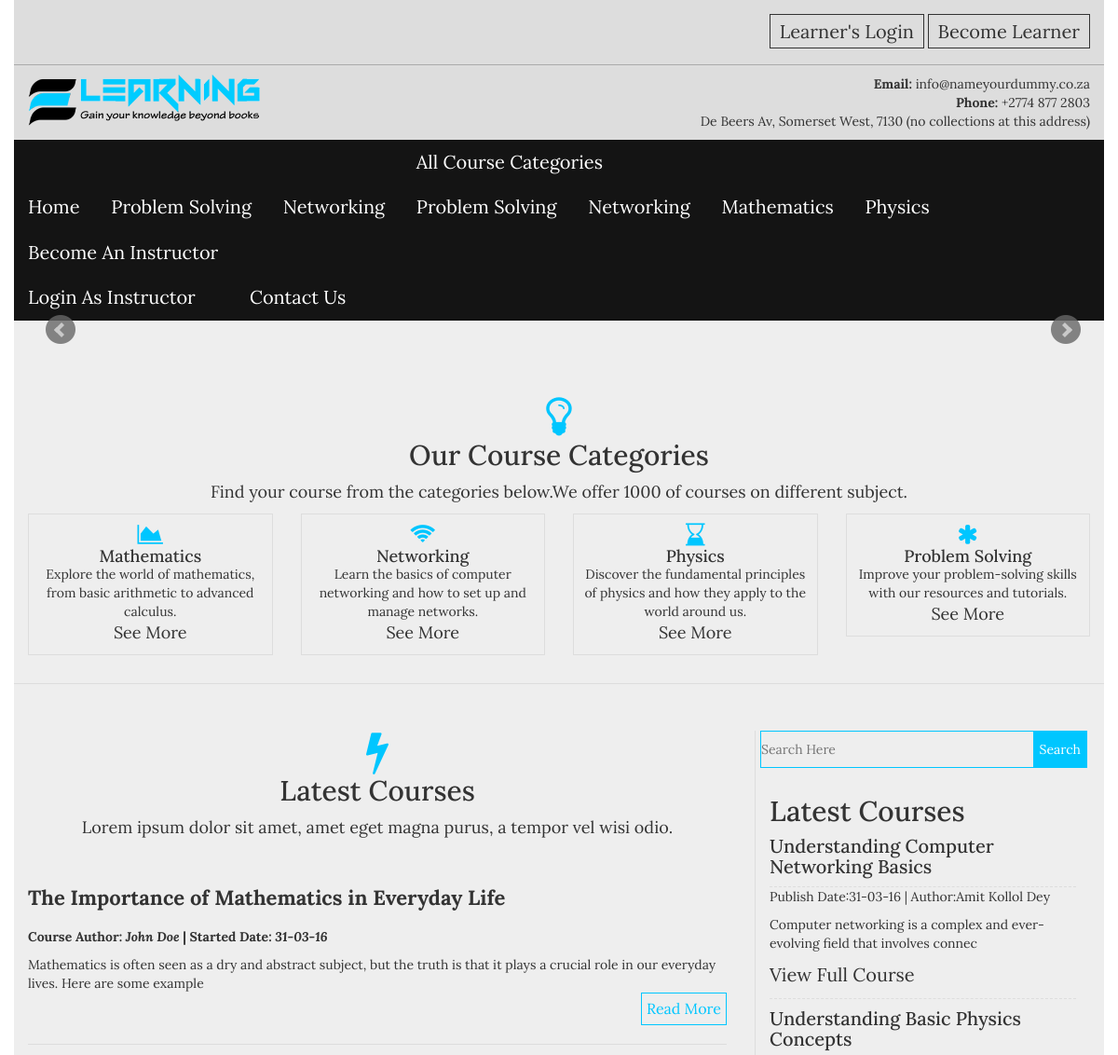
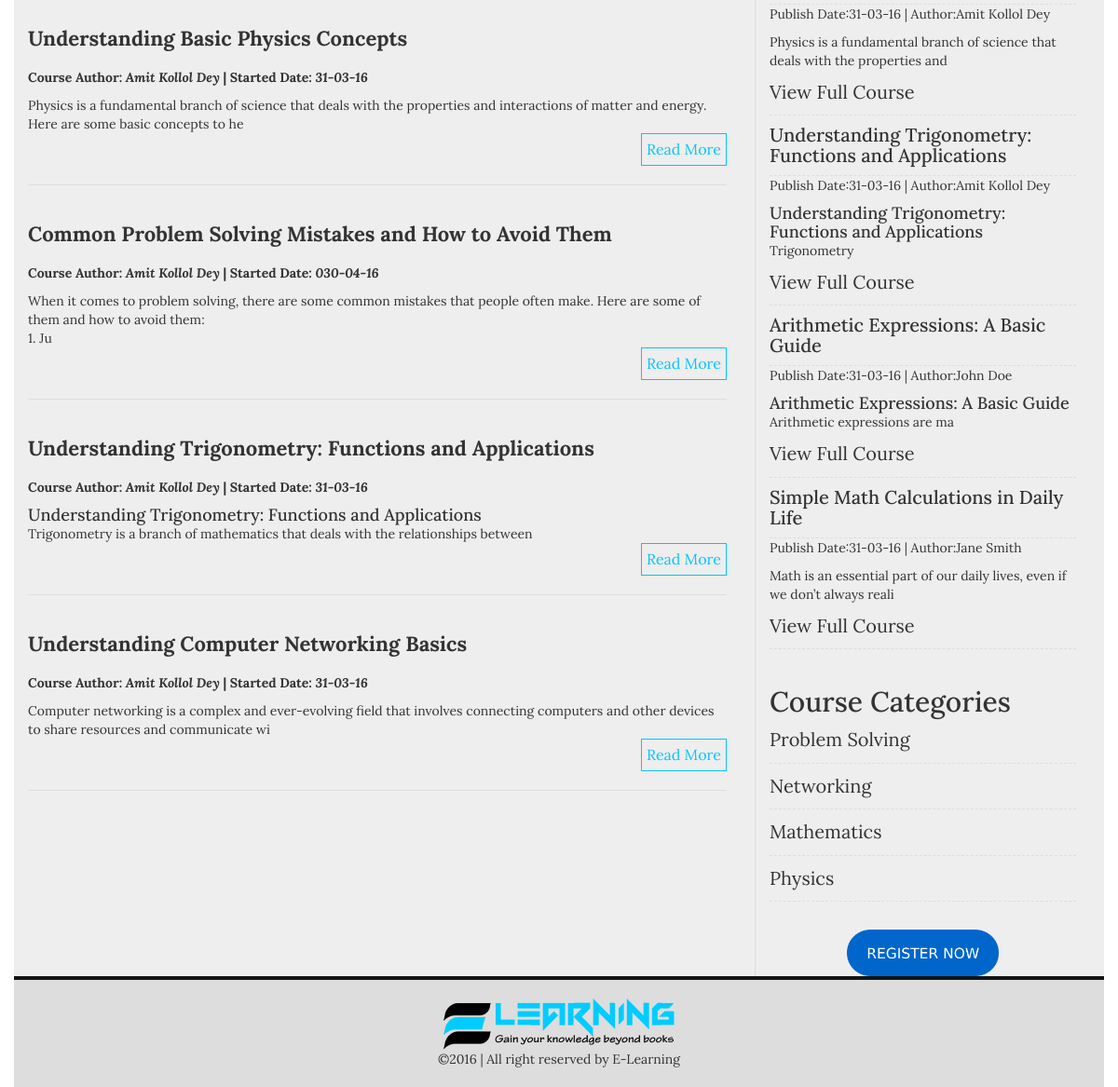
The page / on the database its author committed (2 pictures, top to bottom).
### tables this page shows
CREATE TABLE `categories` (
  `cat_id` int(100) NOT NULL,
  `cat_name` varchar(100) NOT NULL,
  `cat_desc` text NOT NULL,
  `cat_icon` varchar(50) NOT NULL
);

CREATE TABLE `posts` (
  `post_id` int(100) NOT NULL,
  `cat_id` int(100) NOT NULL,
  `post_title` varchar(100) NOT NULL,
  `post_date` text NOT NULL,
  `post_author` varchar(50) NOT NULL,
  `post_keywords` text NOT NULL,
  `post_image` text NOT NULL,
  `post_content` longtext NOT NULL,
  `video_link` varchar(200) NOT NULL
);

### index.php (the view, shortened to what this page needs)
<?php
include("includes/header.php");
?>
<section class="slider_area">
    <div class="container">
        <div class="row">
           <div class="col-md-12">
           </div>
        </div>
    </div>
</section>
<section class="featured_categories">
   <div class="container">
       <div class="row">
           <div class="col-md-12">
                <div class="section_title text-center">
                    <h2><i class="fa fa-lightbulb-o"></i>Our Course Categories</h2>
                    <p>Find your course from the categories below.We offer 1000 of courses on different subject.</p>
                </div>
           </div>
       </div>
        <div class="row category">
            <?php
            $category = "select * from categories ORDER BY rand() LIMIT 8";
            $run_category = mysqli_query($con,$category);
            while($category_row = mysqli_fetch_array($run_category)):
            $cat_id = $category_row ['cat_id'];
            $cat_name = $category_row ['cat_name'];
            $cat_desc = substr($category_row ['cat_desc'],0,100);
            $cat_icon = $category_row ['cat_icon'];
            ?>
           <div class="col-md-3 col-sm-4 col-xs-6">
                <div class="single_cat text-center">
                    <i class="fa <?php echo $cat_icon;?>"></i>
                    <h4><?php echo $cat_name;?></h4>
                    <?php echo $cat_desc;?>
                    <div class="see_more">
                        <a href="single-cat.php?cat_id=<?php echo $cat_id;?>">See More</a>
                    </div>
                </div>
           </div>
            <?php endwhile;?>
        </div>
   </div>
</section>
<section class="content_area">
    <div class="container">
        <div class="row">
            <div class="col-md-8 col-sm-8 col-xs-12">
                <div class="section_title text-center">
                    <h2><i class="fa fa-flash"></i>Latest Courses</h2>
                    <p>Lorem ipsum dolor sit amet, amet eget magna purus, a tempor vel wisi odio.</p>
                </div>
                <div class="our_latest_courses">
                    <?php
                    $post = "select * from posts ORDER BY rand() LIMIT 5";
                    $run_post = mysqli_query($con,$post);
                    while($post_row = mysqli_fetch_array($run_post)):
                    $post_id = $post_row ['post_id'];
                    $post_title = $post_row ['post_title'];
                    $post_date = $post_row ['post_date'];
                    $post_author = $post_row ['post_author'];
                    $post_content = substr($post_row ['post_content'],0,150);
                    ?>
                    <div class="single_latest">
                        <h4><a href="single.php?post_id=<?php echo $post_id;?>"><?php echo $post_title;?></a></h4>
                        <p style="margin-bottom:10px"><strong><span>Course Author: <em><?php echo $post_author;?></em></span><span> | </span><span>Started Date: <em><?php echo $post_date;?></em></span></strong></p>
                        <?php echo $post_content;?>
                        <div class="readmore clearfix"><a href="single.php?post_id=<?php echo $post_id;?>">Read More</a></div>
                    </div>
                    <?php endwhile;?>
                </div>
            </div>
            <?php include("includes/sidebar.php");?>
        </div>
    </div>
</section>
<?php include("includes/footer.php");?>

### includes/frontend_menus.php
<div class="menu_top">
    <ul>
        <li><a href="index.php">Home</a></li>
        <?php
        $cat = "select * from categories LIMIT 2";
        $run_cat = mysqli_query($con,$cat);
        while($cat_row = mysqli_fetch_array($run_cat)):
        $category_id = $cat_row['cat_id'];
        $category_name = $cat_row['cat_name'];
        ?>
        <li><a href="single-cat.php?cat_id=<?php echo $category_id;?>"><?php echo $category_name;?></a></li>
        <?php endwhile;?>
        <li><a href="#">All Course Categories</a>
            <ul>
               <?php
                $cat2 = "select * from categories";
                $run_cat2 = mysqli_query($con,$cat2);
                while($cat_row2 = mysqli_fetch_array($run_cat2)):
                $category_id2 = $cat_row2['cat_id'];
                $category_name2 = $cat_row2['cat_name'];
                ?>
                <li><a href="single-cat.php?cat_id=<?php echo $category_id2;?>"><?php echo $category_name2;?></a></li>
                <?php endwhile;?>
            </ul>
        </li>
        <li><a href="admin/registration.php">Become An Instructor</a>
            <ul>
                <li><a href="admin/login.php">Login As Instructor</a></li>
            </ul>
        </li>
        <li><a href="contact.php">Contact Us</a></li>
    </ul>
</div>

### includes/sidebar.php
<div class="col-md-4 col-sm-4 col-xs-12">
    <div class="sidebar_right">
       <div class="search_sidebar">
            <form action="search.php" class="search_bar" method="get">
                <input type="Search" placeholder="Search Here" name="search">
                <input type="Submit" value="Search" name="search_submit">
            </form>
       </div>
        <div class="sidebar_categories">
           <h2>Latest Courses</h2>
            <ul>
            <?php
            $post = "select * from posts ORDER BY 1 DESC LIMIT 5";
            $run_post = mysqli_query($con,$post);
            while($post_row = mysqli_fetch_array($run_post)):
            $post_id = $post_row ['post_id'];
            $post_title = $post_row ['post_title'];
            $post_date = $post_row ['post_date'];
            $post_author = $post_row ['post_author'];
            $post_content = substr($post_row ['post_content'],0,80);
            ?>
            <li>
                <h4><a href="single.php?post_id=<?php echo $post_id;?>"><?php echo $post_title;?></a></h4>
                <span style="display:block;margin-bottom:10px;">Publish Date:<?php echo $post_date;?>  |  Author:<?php echo $post_author;?></span>
                <?php echo $post_content;?>
                <a href="single.php?post_id=<?php echo $post_id;?>">View Full Course</a>
            </li>
            <?php endwhile;?>
            </ul>
        </div>
        <div class="sidebar_categories">
           <h2>Course Categories</h2>
            <ul>
                <?php
                $category = "select * from categories";
                $run_category = mysqli_query($con,$category);
                while($category_row = mysqli_fetch_array($run_category)):
                $cat_id = $category_row ['cat_id'];
                $cat_name = $category_row ['cat_name'];
                ?>
                <li><a href="single-cat.php?cat_id=<?php echo $cat_id;?>"><?php echo $cat_name;?></a></li>
                <?php endwhile;?>
            </ul>
        </div>
        <div class="sidebar_banner">
            <a href="registration.php"><img src="images/register.png" alt="Register Now"></a>
        </div>
    </div>
</div>

### css/style.css (style rules this page uses)
body { font-family: 'Lora', serif; }
img { max-width: 100%; height: auto; }
ul { margin: 0; padding: 0; list-style: none; }
h1,h2,h3,h4,h5,h6,p { margin: 0; padding: 0 }
.container { background: #eee }
.menu_top li { display: inline-block; }
.menu_top { background: #141414 none repeat scroll 0 0; }
.menu_top a { color: #fff; display: block; font-size: 20px; padding: 10px 15px; }
.section_title i { color: #00c6ff; display: block; font-size: 48px; }
.section_title.text-center > p { font-size: 18px; margin: 10px 0; }
.single_cat.text-center { border: 1px solid #ddd; margin-bottom: 30px; padding: 10px; }
.single_cat i { color: #00c6ff; font-size: 24px; }
.see_more > a { color: #333; font-size: 18px; }
.search_bar input[type="search"] { background: transparent none repeat scroll 0 0; border: 1px solid #00c6ff; display: block; padding: 10px 0; width: 100%; }
.search_bar input[type="submit"] { background: #00c6ff none repeat scroll 0 0; border: medium none; color: #fff; float: right; height: 40px; margin-right: -1px; margin-top: -40px; position: relative; z-index: 999; }
.sidebar_categories { margin: 20px 0; padding: 10px; }
.sidebar_categories a { border-bottom: 1px dashed #ddd; color: #333; display: block; font-size: 20px; padding: 10px 0; }
.sidebar_right { border-left: 1px solid #ddd; padding: 0 5px; }
.sidebar_banner img { height: 50px; margin: 0 auto; }
.sidebar_banner { text-align: center; }
.single_latest { border-bottom: 1px solid #ddd; padding: 20px 0; }
.single_latest h4 a { color: #333; display: block; font-size: 22px; font-weight: bold; margin: 20px 0; }
.readmore > a { border: 1px solid #00c6ff; color: #00c6ff; display: block; float: right; font-size: 16px; padding: 5px; }
.row.category { border-bottom: 1px solid #ddd; margin-bottom: 50px; }
body, html { height: 100%; }

### rows shown on the page
categories: cat_name "Problem Solving", cat_desc "Improve your problem-solving skills with our resources and tutorials."
categories: cat_name "Networking", cat_desc "Learn the basics of computer networking and how to set up and manage networks."
categories: cat_name "Mathematics", cat_desc "Explore the world of mathematics, from basic arithmetic to advanced calculus."
categories: cat_name "Physics", cat_desc "Discover the fundamental principles of physics and how they apply to the world around us."
posts: post_title "The Importance of Mathematics in Everyday Life", post_author "John Doe", post_date "31-03-16", post_content "Mathematics is often seen as a dry and abstract subject, but the truth is that it plays a crucial role in our everyday lives. Here are some example"
posts: post_title "Understanding Basic Physics Concepts", post_author "Amit Kollol Dey", post_date "31-03-16", post_content "Physics is a fundamental branch of science that deals with the properties and interactions of matter and energy. Here are some basic concepts to he", post_content "Physics is a fundamental branch of science that deals with the properties and"
posts: post_title "Common Problem Solving Mistakes and How to Avoid Them", post_author "Amit Kollol Dey", post_date "030-04-16", post_content "When it comes to problem solving, there are some common mistakes that people often make. Here are some of them and how to avoid them: 1. Ju"
posts: post_title "Understanding Trigonometry: Functions and Applications", post_author "Amit Kollol Dey", post_date "31-03-16", post_content "Understanding Trigonometry: Functions and Applications Trigonometry is a branch of mathematics that deals with the relationships between", post_content "Understanding Trigonometry: Functions and Applications Trigonometry"
posts: post_title "Understanding Computer Networking Basics", post_author "Amit Kollol Dey", post_date "31-03-16", post_content "Computer networking is a complex and ever-evolving field that involves connecting computers and other devices to share resources and communicate wi", post_content "Computer networking is a complex and ever-evolving field that involves connec"
posts: post_title "Arithmetic Expressions: A Basic Guide", post_date "31-03-16", post_author "John Doe", post_content "Arithmetic Expressions: A Basic Guide Arithmetic expressions are ma"
posts: post_title "Simple Math Calculations in Daily Life", post_date "31-03-16", post_author "Jane Smith", post_content "Math is an essential part of our daily lives, even if we don’t always reali"
